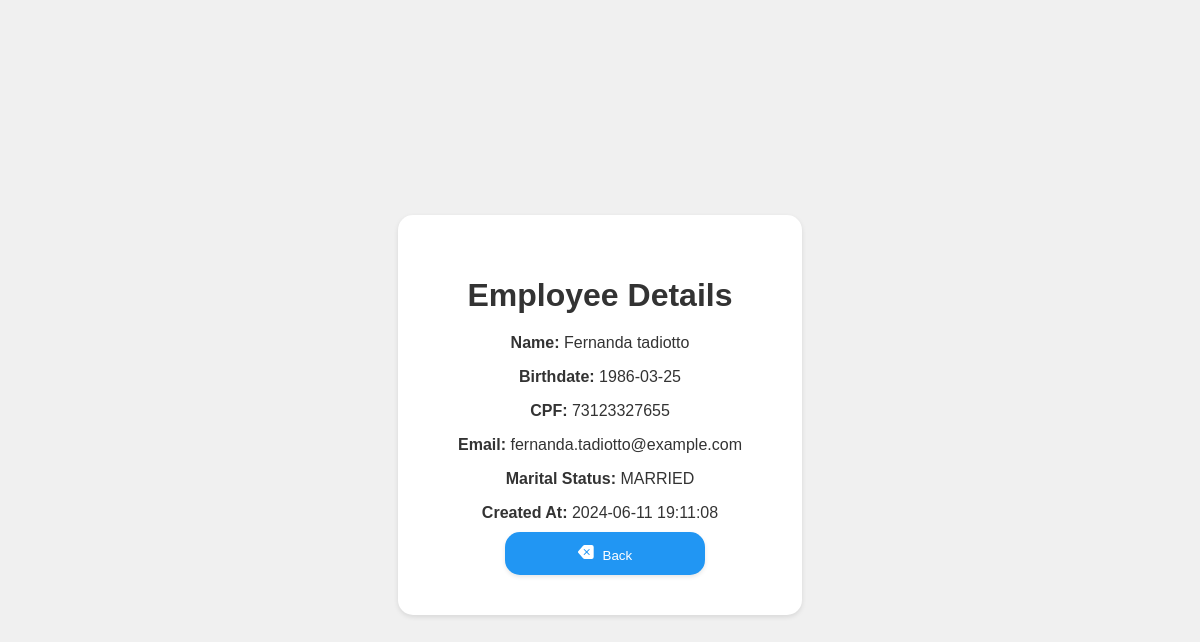
The page /view.php?id=5 on the database its author committed.
### tables this page shows
CREATE TABLE IF NOT EXISTS employees (
    id INT AUTO_INCREMENT PRIMARY KEY,
    name VARCHAR(255) NOT NULL,
    birthdate DATE NOT NULL,
    cpf VARCHAR(11) NOT NULL UNIQUE,
    email VARCHAR(255) NOT NULL UNIQUE,
    marital_status ENUM('SINGLE', 'MARRIED', 'DIVORCED', 'WIDOWED') NOT NULL,
    created_at TIMESTAMP DEFAULT CURRENT_TIMESTAMP
);

### employee.php (called while the page is built, shortened)
<?php
class Employee
{
    private $conn;
    public function __construct($db)
    {
        $this->conn = $db;
    }
    public function readOne($id)
    {
        $query = "SELECT id, name, birthdate, cpf, email, marital_status, created_at
                  FROM employees
                  WHERE id = ?
                  LIMIT 0,1";
        $stmt = $this->conn->prepare($query);
        $stmt->bindParam(1, $id);
        $stmt->execute();
        $row = $stmt->fetch(PDO::FETCH_ASSOC);
        if ($row) {
            return $row;
        } else {
            return null;
        }
    }
}

### view.php (the view, shortened to what this page needs)
<?php
include_once 'employee.php';
$database = new Database();
$db = $database->getConnection();
$employee = new Employee($db);
$id = isset($_GET['id']) ? $_GET['id'] : die('ERROR: Employee ID not found.');
$employeeData = $employee->readOne($id);
?>
<!DOCTYPE html>
<html lang="en">
<head>
    <link rel="stylesheet" href="css/styles.css">
</head>
<body>
    <div class="view-container">
        <div class="inner-container">
            <?php if ($employeeData) : ?>
                <h1>Employee Details</h1>
                <p><strong>Name:</strong> <?= htmlspecialchars($employeeData['name']) ?></p>
                <p><strong>Birthdate:</strong> <?= htmlspecialchars($employeeData['birthdate']) ?></p>
                <p><strong>CPF:</strong> <?= htmlspecialchars($employeeData['cpf']) ?></p>
                <p><strong>Email:</strong> <?= htmlspecialchars($employeeData['email']) ?></p>
                <p><strong>Marital Status:</strong> <?= htmlspecialchars($employeeData['marital_status']) ?></p>
                <p><strong>Created At:</strong> <?= htmlspecialchars($employeeData['created_at']) ?></p>
            <?php else : ?>
                <p>Employee not found.</p>
            <?php endif; ?>
            <button class="button-back" onclick="window.location.href='index.php'">
                <span class="back-icon">
                </span>
                Back
            </button>
        </div>
    </div>
</body>
</html>

### css/styles.css (style rules this page uses)
body { font-family: sans-serif; margin: 0; padding: 0; background-color: #f4f4f4; color: #333; }
.button, .button-read, .search, .button-back, .button-update, .button-delete, .add { display: flexbox; align-items: center; padding: 12px; color: #fff; border: none; border-radius: 15px; text-decoration: none; margin-left: 10px; cursor: pointer; transition: background-color 0.3s, box-shadow 0.2s; box-shadow: 0px 2px 4px rgba(0, 0, 0, 0.1); width: 200px }
.view, .button-read, .button-back { background-color: #2196F3; border-radius: 5px; }
.button-read, .button-back { border-radius: 15px; }
.add-icon, .read-icon, .view-icon, .edit-icon, .delete-icon, .search-icon, .back-icon, .button-icon { margin-right: 5px; }
.view-container { display: flex; justify-content: center; align-items: center; min-height: 100vh; background-color: #f0f0f0; padding: 15px; }
.inner-container { background-color: #fff; padding: 40px 60px; border-radius: 15px; box-shadow: 0 2px 5px rgba(0, 0, 0, 0.1); text-align: center; }
.inner-container h1 { color: #333; margin-bottom: 20px; }
.inner-container p { margin-bottom: 10px; }

### rows shown on the page
employees: name "Fernanda tadiotto", birthdate "1986-03-25", cpf "73123327655", email "fernanda.tadiotto@example.com", marital_status "MARRIED", created_at "2024-06-11 19:11:08"
